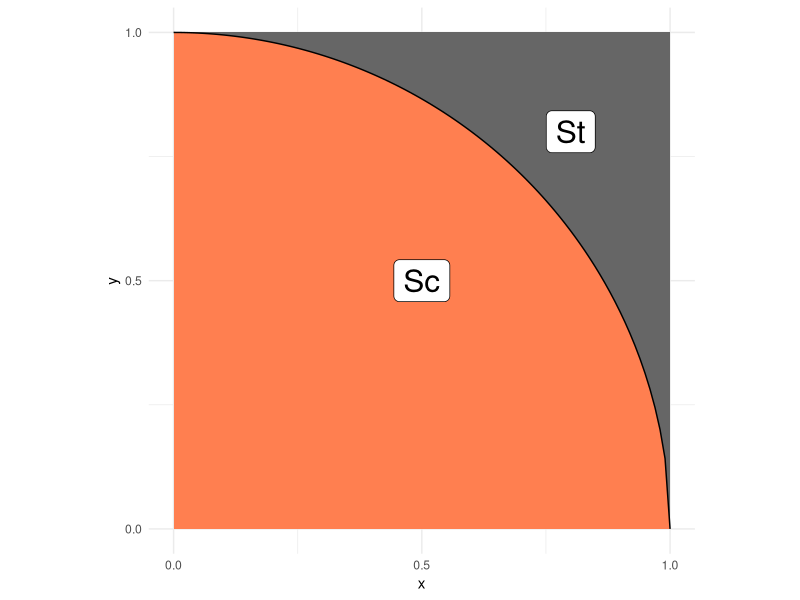
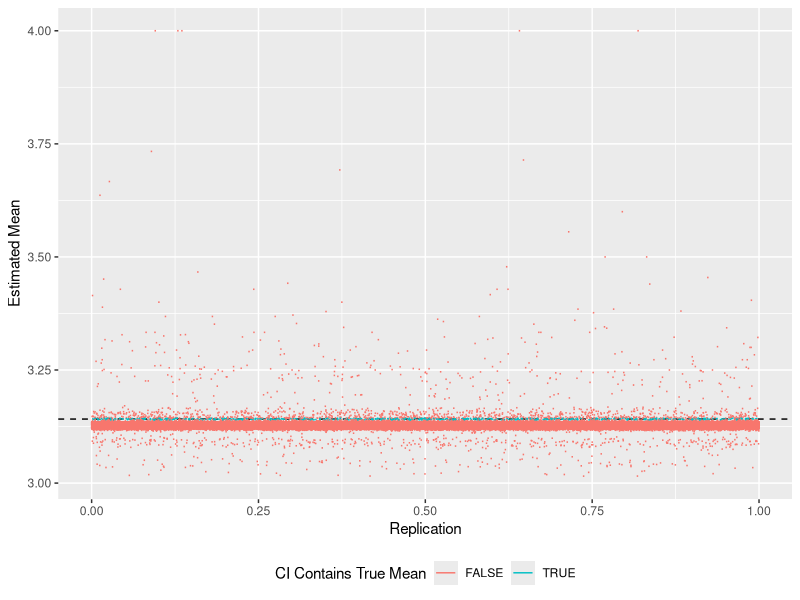

These charts were generated, in order, by the following R code:
## ---- chunk 1
library(tidyverse)
## ---- chunk 2
## NOTE: No need to edit; this visual helps explain the pi estimation scheme
tibble(x = seq(0, 1, length.out = 100)) %>%
  mutate(y = sqrt(1 - x^2)) %>%

  ggplot(aes(x, y)) +
  annotate(
    "rect",
    xmin = 0, ymin = 0, xmax = 1, ymax = 1,
    fill = "grey40",
    size = 1
  ) +
  geom_ribbon(aes(ymin = 0, ymax = y), fill = "coral") +
  geom_line() +
  annotate(
    "label",
    x = 0.5, y = 0.5, label = "Sc",
    size = 8
  ) +
  annotate(
    "label",
    x = 0.8, y = 0.8, label = "St",
    size = 8
  ) +
  scale_x_continuous(breaks = c(0, 1/2, 1)) +
  scale_y_continuous(breaks = c(0, 1/2, 1)) +
  theme_minimal() +
  coord_fixed()
## ---- chunk 3
## TASK: Choose a sample size and generate samples
n <- 100000 # Choose a sample size
rx <- runif(n, 0, 1)
ry <- runif(n, 0, 1)
df_q1 <- data.frame(idx = 1:n,
                    x = rx,
                    y = ry,
                    in_circle = ifelse(sqrt(1 - rx^2) >= ry, 1, 0))
df_q1 <- df_q1 %>%
  mutate(stat = 4*cumsum(in_circle)/idx)
# Generate the data
## ---- chunk 4
## TASK: Estimate pi using your data from q1
pi_est <- last(df_q1$stat)
pi_est
## ---- chunk 5
q95 <- qnorm( 1 - (1 - 0.95) / 2)
mean <- df_q1$stat
sd <- sd(c(df_q1$x, df_q1$y))
  
df_aug <- df_q1 %>%
  mutate(
    se = sd / sqrt(n),
    lo = mean - q95 * se,
    hi = mean + q95 * se
  )
df_aug %>%
  ggplot(aes(x)) +
  geom_hline(yintercept = pi, linetype = 2) +
  geom_errorbar(aes(
    ymin = lo,
    ymax = hi,
    color = (lo <= pi) & (pi <= hi)
  )) +
  scale_color_discrete(name = "CI Contains True Mean") +
  theme(legend.position = "bottom") +
  labs(
    x = "Replication",
    y = "Estimated Mean"
  )
